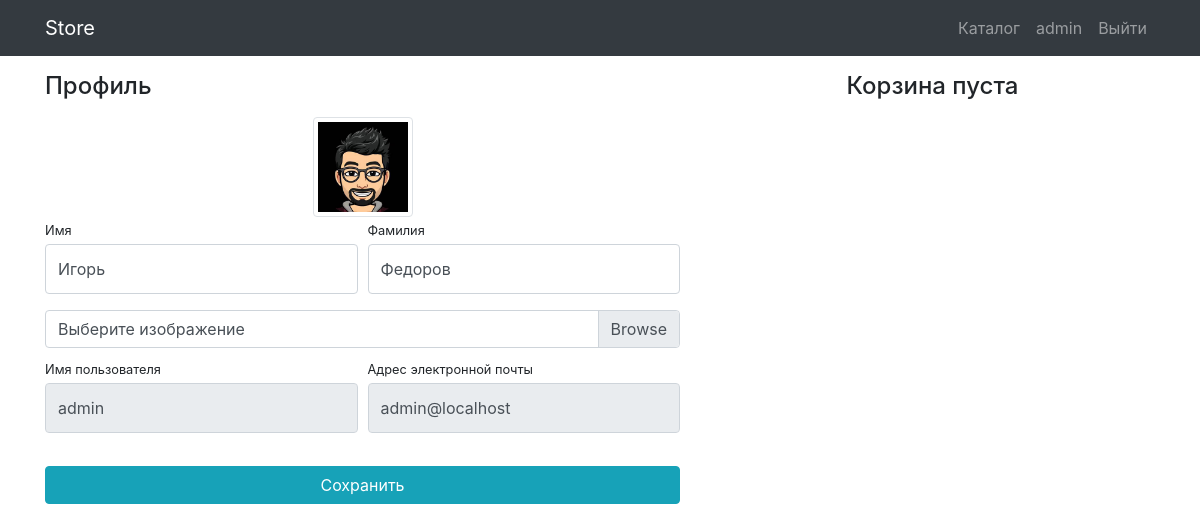
/users/profile/ (signed in), run on an earlier commit of the app's database.
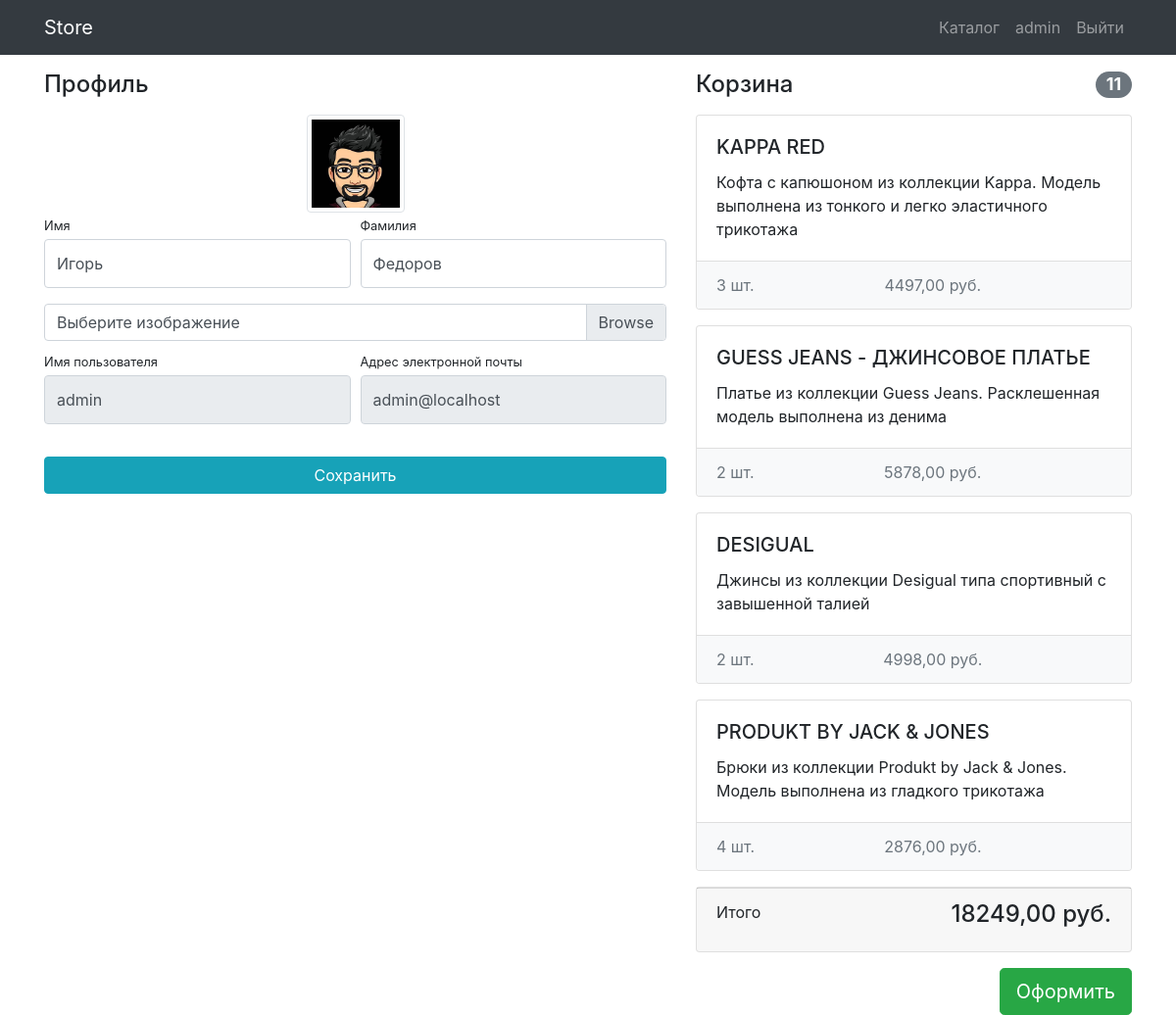
And on a later commit of the database.
### users/models.py (models this page shows)
class User(AbstractUser):
    image = models.ImageField(upload_to='users_images', blank=True)

### products/models.py (models this page shows, shortened)
class Basket(models.Model):
    user = models.ForeignKey(User, on_delete=models.CASCADE, verbose_name="Пользователь")
    product = models.ForeignKey('Product', on_delete=models.CASCADE, verbose_name="Товар")
    quantity = models.PositiveIntegerField(default=0, verbose_name="Количество товара")
    create_database = models.DateTimeField(auto_now_add=True, verbose_name="Дата создания")
    objects = BasketQuerySet.as_manager()
    def sum(self):
        return self.quantity * self.product.price
    class Meta:
        verbose_name = "товар в корзину"
        verbose_name_plural = "корзина"

class Product(models.Model):
    name = models.CharField(max_length=256, verbose_name="Название товара")
    image = models.ImageField(upload_to="products_images/", blank=True, verbose_name="Изображение")
    description = models.TextField(blank=True, verbose_name="Описание")
    short_description = models.CharField(max_length=100, blank=True, verbose_name="Краткое описание")
    price = models.DecimalField(default=0, max_digits=8, decimal_places=2, verbose_name="Цена")
    quantity = models.PositiveIntegerField(default=0, verbose_name="Количество")
    category = models.ForeignKey(ProductCategory, on_delete=models.CASCADE, verbose_name="Категория")
    class Meta:
        verbose_name = "товар"
        verbose_name_plural = "товары"

### users/views.py (the view)
# urls.py: path('profile/', views.profile, name='profile'),
@login_required(login_url='/users/login/')
def profile(request):
    user = request.user
    if request.method == 'POST':
        form = UserProfileForm(data=request.POST, files=request.FILES, instance=user)
        if form.is_valid():
            form.save()
            return redirect('profile')
    else:
        form = UserProfileForm(instance=user)
    baskets = Basket.objects.filter(user=user)
    total_quantity = sum(basket.quantity for basket in baskets)  # [2,1,2,3]
    total_sum = sum(basket.sum() for basket in baskets)  # [4497, 5878, 4998, 2157]
    context = {
        'title': "Store - профиль",
        'form': form,
        'baskets': Basket.objects.filter(user=user),
        'total_quantity': total_quantity,
        'total_sum': total_sum
    }
    return render(request, 'users/profile.html', context)

### users/forms.py
class UserProfileForm(UserChangeForm):
    username = forms.CharField(widget=forms.TextInput(attrs={'readonly': True}))
    email = forms.CharField(widget=forms.EmailInput(attrs={'readonly': True}))
    image = forms.ImageField(widget=forms.FileInput(), required=False)
    class Meta:
        model = User
        fields = ('first_name', 'last_name', 'username', 'email', 'image')
    def __init__(self, *args, **kwargs):
        super().__init__(*args, **kwargs)
        for field in self.fields.values():
            field.widget.attrs['class'] = "form-control py-4"
        self.fields['image'].widget.attrs['class'] = 'custom-file-input'

### products/context_processors.py (called while the page is built)
def baskets(request):
    user = request.user
    return {'baskets': Basket.objects.filter(user=user) if user.is_authenticated else []}

### users/templates/users/profile.html (shortened to what this page needs)
{% extends 'products/base.html' %}
{% load static %}
{% block css %}<link href="{% static 'css/profile.css' %}" rel="stylesheet">{% endblock %}
{% block content %}
<div class="container">
    <div class="row">
        <div class="col-lg-7">
            <h4 class="mt-3 mb-3">Профиль</h4>
            <div class="col-lg-12 text-center">
                <img width="100" height="100"
                     src="{% if user.image %} {{ user.image.url }} {% else %} {% static 'vendor/img/users/default.jpg' %} {% endif %}"
                     class="img-thumbnail">
            </div>
            <form action="{% url 'profile' %}" method="post" enctype="multipart/form-data">
                <div class="form-row">
                    <div class="col-lg-6">
                        <div class="form-group">
                            <label class="small mb-1" for="{{ form.first_name.id_for_label }}">Имя</label>
                            {{ form.first_name }}
                        </div>
                    </div>
                    <div class="col-lg-6">
                        <div class="form-group">
                            <label class="small mb-1" for="{{ form.last_name.id_for_label }}">Фамилия</label>
                           {{ form.last_name }}
                        </div>
                    </div>
                </div>
                <div class="form-row mb-2">
                    <div class="col-lg-12">
                        <div class="custom-file">
                            <label class="custom-file-label" for="{{ form.image.id_for_label }}">Выберите изображение</label>
                        </div>
                    </div>
                </div>
                <div class="form-row">
                    <div class="col-lg-6">
                        <label class="small mb-1" for="{{ form.username.id_for_label }}">Имя пользователя</label>
                        {{ form.username }}
                    </div>
                    <div class="col-lg-6">
                        <label class="small mb-1" for="{{ form.email.id_for_label }}">Адрес электронной
                            почты</label>
                        {{ form.email }}
                    </div>
                </div>
                <div class="form-row">
                    <div class="col-lg-12" style="margin-top: 33px;">
                        <input class="btn btn-info btn-block" type="submit" value="Сохранить">
                    </div>
                </div>
            </form>
        </div>
        {% include 'products/basket.html' %}
    </div>
</div>
{% endblock %}

### products/templates/products/base.html (shortened to what this page needs)
<!DOCTYPE html>
{% load static %}
<html lang="en">
<head>
    <link href="{% static 'vendor/bootstrap/css/bootstrap.min.css' %}" rel="stylesheet">
    {% block css %}{% endblock %}
</head>
<body>
<nav class="navbar navbar-expand-lg navbar-dark bg-dark fixed-top">
    <div class="container">
        <a class="navbar-brand" href="{% url 'index' %}">Store</a>
        <div class="collapse navbar-collapse" id="navbarResponsive">
            <ul class="navbar-nav ml-auto">
                <li class="nav-item">
                    <a class="nav-link" href="{% url 'products' %}">Каталог  </a>
                </li>
                {% if user.is_authenticated %}
                 <li class="nav-item">
                    <a class="nav-link" href="{% url 'profile' %}">{{ user.username }}
                    </a>
                </li>
                <li class="nav-item">
                    <a class="nav-link" href="{% url 'logout' %}">Выйти </a>
                </li>
                {% else %}
                <li class="nav-item">
                    <a class="nav-link" href="{% url 'login' %}">Войти <i class="fas fa-sign-in-alt"></i></a>
                </li>
               {% endif %}
            </ul>
        </div>
    </div>
</nav>
{% block content %}
{% endblock %}
</body>
</html>

### products/templates/products/basket.html (shortened to what this page needs)
{% if baskets %}
<div class="col-lg-5">
            <h4 class="mt-3 mb-3 d-flex justify-content-between align-items-center mb-3">
                Корзина <span class="badge badge-secondary badge-pill">{{ total_quantity }}</span>
            </h4>
            {% for basket in baskets %}
            <div class="card mb-3">
                <div class="card-body">
                    <h5 class="card-title">{{ basket.product.name }}</h5>
                    <p class="card-text">{{ basket.product.short_description }}</p>
                </div>
                <ul class="list-group list-group-flush">
                    <li class="list-group-item d-flex justify-content-between lh-condensed bg-light">
                        <span class="text-muted">{{ basket.quantity }} шт.</span>
                        <span class="text-muted">{{ basket.sum }} руб.</span>
                    </li>
                </ul>
            </div>
            {% endfor %}
            <div class="card mb-3">
                <div class="card-footer">
                    <p class="float-left">Итого</p>
                    <h4 class="float-right">{{ total_sum }} руб.</h4>
                </div>
            </div>
            <a href="{% url 'order-create' %}" class="btn btn-success btn-lg float-right">Оформить</a>
        </div>
{% else %}
<div class="col-lg-5">
    <h4 class="mt-3 mb-3 text-center">Корзина пуста</h4>
</div>
{% endif %}

### products/static/css/profile.css (style rules this page uses)
body { padding-top: 56px; }

What changed in the data, as far as the page shows it:
added Basket: product.name "KAPPA RED", product.short_description "Кофта с капюшоном из коллекции Kappa. Модель выполнена из тонкого и легко эластичного трикотажа", quantity "3", sum "4497,00"
added Basket: product.name "GUESS JEANS - ДЖИНСОВОЕ ПЛАТЬЕ", product.short_description "Платье из коллекции Guess Jeans. Расклешенная модель выполнена из денима", quantity "2", sum "5878,00"
added Basket: product.name "DESIGUAL", product.short_description "Джинсы из коллекции Desigual типа спортивный с завышенной талией", quantity "2", sum "4998,00"
added Basket: product.name "PRODUKT BY JACK & JONES", product.short_description "Брюки из коллекции Produkt by Jack & Jones. Модель выполнена из гладкого трикотажа", quantity "4", sum "2876,00"
Also different on the page:
{{ total_quantity }}: (not shown) → "11"
{{ total_sum }}: (not shown) → "18249,00"
text no longer shown: "Корзина пуста"
text now shown: "Корзина Итого руб. Оформить"
